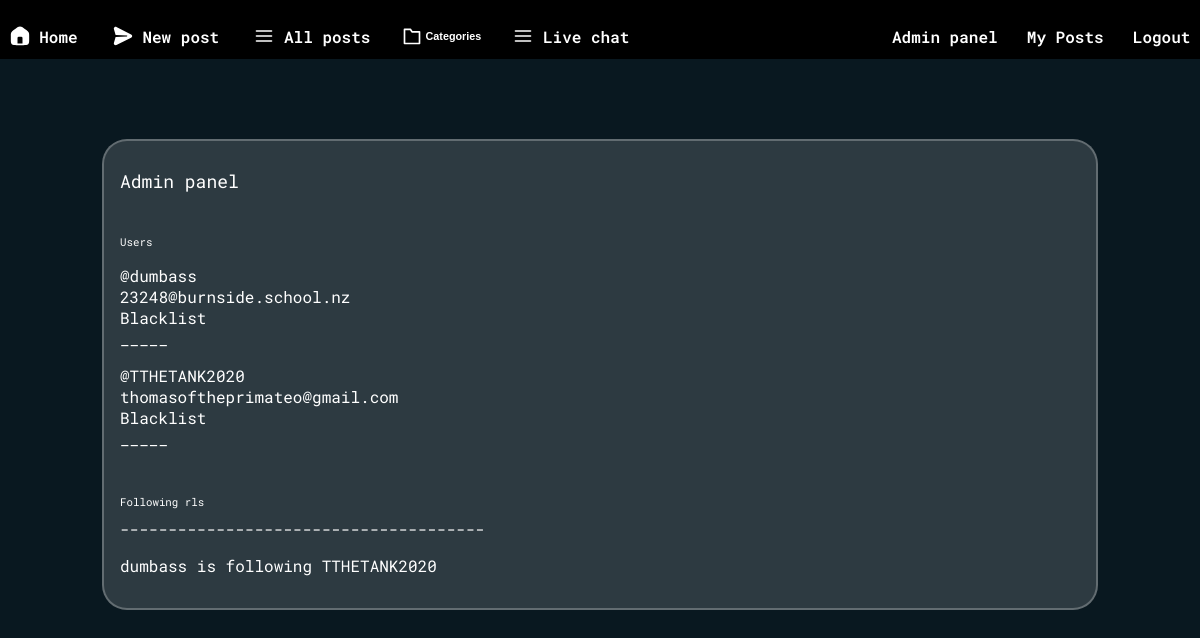
The app's page /admin (signed in), older data.
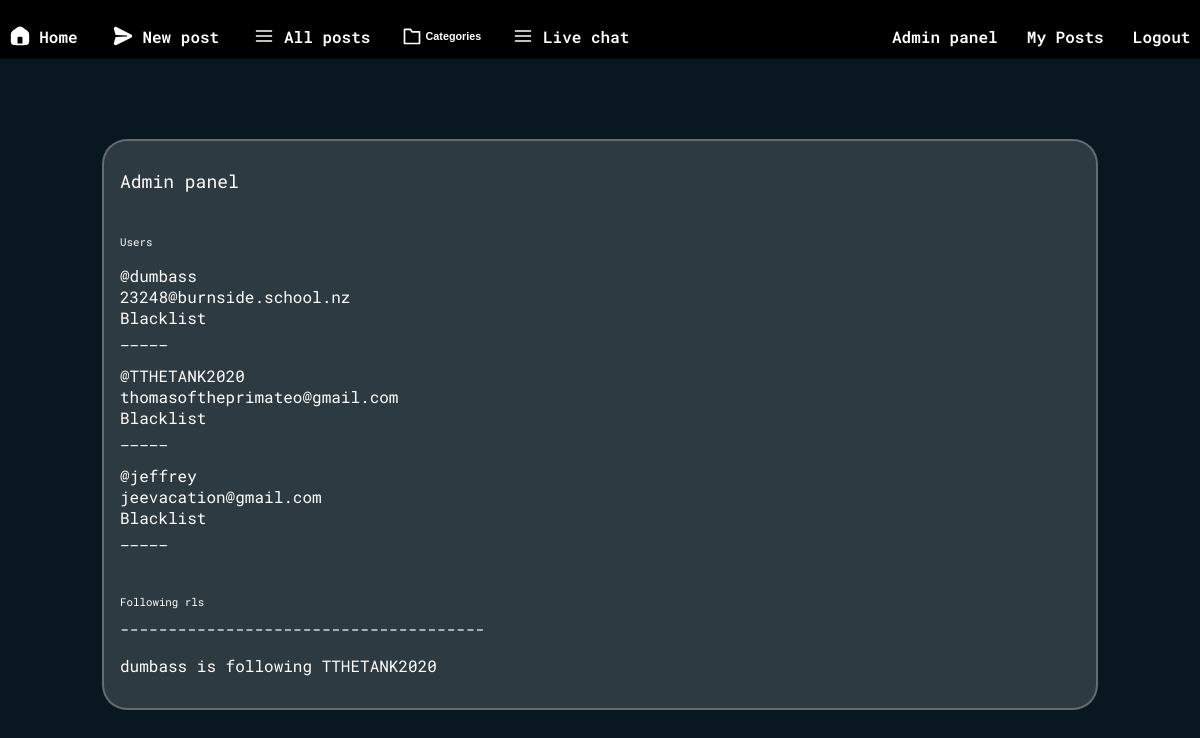
The same page, newer data.
### tables this page shows
CREATE TABLE "users" (
    id INTEGER PRIMARY KEY AUTOINCREMENT,
    "name" TEXT UNIQUE,
    password TEXT
, imageurl TEXT, email TEXT);

### app.py (the view)
@app.route("/admin")
def admin():
    users = """SELECT users.name, users.email, users.imageurl, users.id
            FROM users;"""
    followers = """
    SELECT followed.name AS followed_name,
        follower.name AS follower_name
    FROM following
    JOIN users AS followed ON following.followed_id = followed.id
    JOIN users AS follower ON following.follower_id = follower.id;
    """
    admin = """SELECT users.id, users.name, users.email, users.imageurl
    FROM admins
    JOIN users ON admins.userid = users.id
    ORDER BY admins.id DESC;
    """
    admin = query_db(admin)
    users = query_db(users)
    followers = query_db(followers)
    for row in admin:
        if row[0] == session.get('user_id'):
            return render_template("admin.html", users=users, followers=followers, admin=admin)
    return redirect(url_for("home"))

### app.py (called while the page is built)
def get_db():
    db = getattr(g, '_database', None)
    if db is None:
        db = g._database = sqlite3.connect(DATABASE)
    return db

@app.teardown_appcontext
def close_connection(exception):
    db = getattr(g, '_database', None)
    if db is not None:
        db.close()

def query_db(query, args=(), one=False):
    cur = get_db().execute(query, args)
    rv = cur.fetchall()
    cur.close()
    return (rv[0] if rv else None) if one else rv

### templates/admin.html
{% extends "layout.html" %}
{% block body %}
<div class="centered-content">
    <div class="admin-container">
        <h1 class="cat-title">Admin panel</h1>
        <br><h2>Users</h2>
        {% for row in users %}
        <p class="admin-users"?>
            @{{row[0]}}<br>
            {{row[1]}}<br>
            <a href="/block/{{row[3]}}">Blacklist</a><br>
            _____
        </p>
        {% endfor %}
    <br><h2>Following rls</h2>--------------------------------------<br>
        {% for row in followers %}
            <p>{{row[0]}} is following {{row[1]}}</p>
        {% endfor %}
    </div>
</div>
{% endblock %}

Row changes from the older to the newer data that the page shows:
added users: name "jeffrey", email "jeevacation@gmail.com", shown under "Users"
